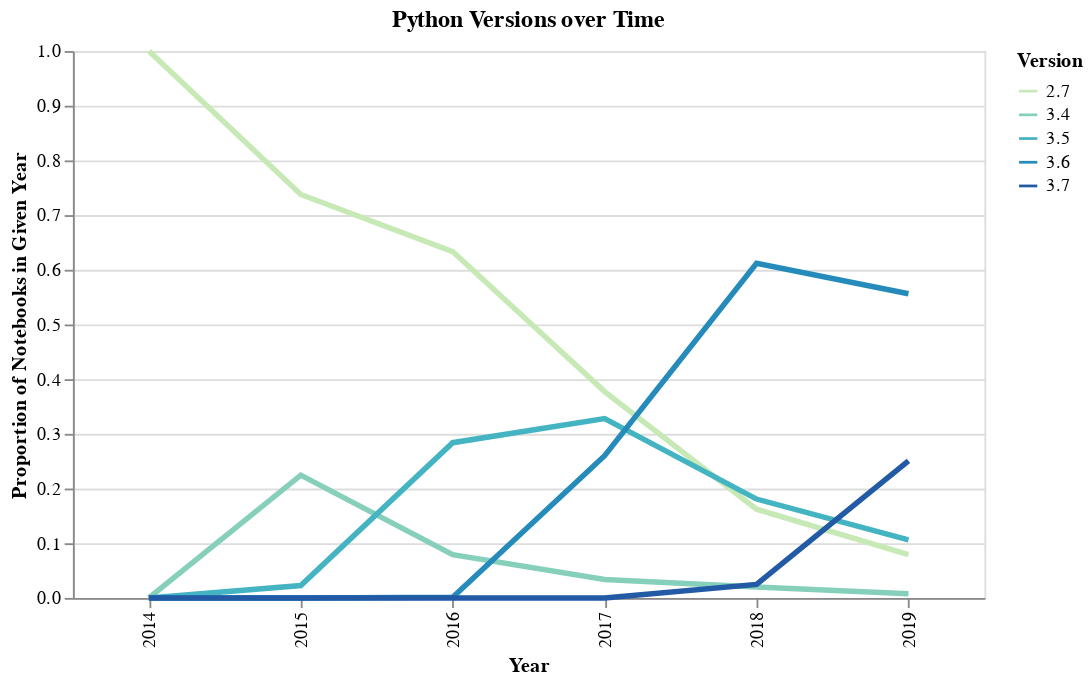

The notebook cell saved with this chart:
### Code cell
alt.Chart(all_counts, width = 500, title = "Python Versions over Time").mark_line(strokeWidth=3).encode(
    alt.X('year:O', title='Year'),
    alt.Y('prop', title='Proportion of Notebooks in Given Year'),
    alt.Color('version:O', scale=alt.Scale(scheme='yellowgreenblue'), title = 'Version')
)

### Figure 1 — Vega-Lite specification as saved in the notebook (floating-point values rounded to 4 significant figures)
{"$schema": "https://vega.github.io/schema/vega-lite/v3.3.0.json", "config": {"mark": {"tooltip": null}, "view": {"height": 300, "width": 400}}, "data": {"name": "data-4e484e2f034a03395c0ddb8f761789dc"}, "datasets": {"data-4e484e2f034a03395c0ddb8f761789dc": [{"count": 1, "prop": 1, "python_version": 2.7, "total": 1, "version": 2.7, "year": 2014}, {"count": 391, "prop": 0.7377, "python_version": 2.7, "total": 530, "version": 2.7, "year": 2015}, {"count": 1691, "prop": 0.6333, "python_version": 2.7, "total": 2670, "version": 2.7, "year": 2016}, {"count": 3018, "prop": 0.3773, "python_version": 2.7, "total": 7998, "version": 2.7, "year": 2017}, {"count": 3000, "prop": 0.1624, "python_version": 2.7, "total": 18478, "version": 2.7, "year": 2018}, {"count": 1798, "prop": 0.07924, "python_version": 2.7, "total": 22691, "version": 2.7, "year": 2019}, {"count": 0, "prop": 0, "python_version": null, "total": null, "version": 3.4, "year": 2014}, {"count": 119, "prop": 0.2245, "python_version": 3.4, "total": 530, "version": 3.4, "year": 2015}, {"count": 211, "prop": 0.07903, "python_version": 3.4, "total": 2670, "version": 3.4, "year": 2016}, {"count": 270, "prop": 0.03376, "python_version": 3.4, "total": 7998, "version": 3.4, "year": 2017}, {"count": 370, "prop": 0.02002, "python_version": 3.4, "total": 18478, "version": 3.4, "year": 2018}, {"count": 172, "prop": 0.00758, "python_version": 3.4, "total": 22691, "version": 3.4, "year": 2019}, {"count": 0, "prop": 0, "python_version": null, "total": null, "version": 3.5, "year": 2014}, {"count": 12, "prop": 0.02264, "python_version": 3.5, "total": 530, "version": 3.5, "year": 2015}, {"count": 758, "prop": 0.2839, "python_version": 3.5, "total": 2670, "version": 3.5, "year": 2016}, {"count": 2623, "prop": 0.328, "python_version": 3.5, "total": 7998, "version": 3.5, "year": 2017}, {"count": 3341, "prop": 0.1808, "python_version": 3.5, "total": 18478, "version": 3.5, "year": 2018}, {"count": 2410, "prop": 0.1062, "python_version": 3.5, "total": 22691, "version": 3.5, "year": 2019}, {"count": 0, "prop": 0, "python_version": null, "total": null, "version": 3.6, "year": 2014}, {"count": 0, "prop": 0, "python_version": null, "total": null, "version": 3.6, "year": 2015}, {"count": 3, "prop": 0.001124, "python_version": 3.6, "total": 2670, "version": 3.6, "year": 2016}, {"count": 2081, "prop": 0.2602, "python_version": 3.6, "total": 7998, "version": 3.6, "year": 2017}, {"count": 11304, "prop": 0.6118, "python_version": 3.6, "total": 18478, "version": 3.6, "year": 2018}, {"count": 12620, "prop": 0.5562, "python_version": 3.6, "total": 22691, "version": 3.6, "year": 2019}, {"count": 0, "prop": 0, "python_version": null, "total": null, "version": 3.7, "year": 2014}, {"count": 0, "prop": 0, "python_version": null, "total": null, "version": 3.7, "year": 2015}, {"count": 0, "prop": 0, "python_version": null, "total": null, "version": 3.7, "year": 2016}, {"count": 0, "prop": 0, "python_version": null, "total": null, "version": 3.7, "year": 2017}, {"count": 458, "prop": 0.02479, "python_version": 3.7, "total": 18478, "version": 3.7, "year": 2018}, {"count": 5689, "prop": 0.2507, "python_version": 3.7, "total": 22691, "version": 3.7, "year": 2019}]}, "encoding": {"color": {"field": "version", "scale": {"scheme": "yellowgreenblue"}, "title": "Version", "type": "ordinal"}, "x": {"field": "year", "title": "Year", "type": "ordinal"}, "y": {"field": "prop", "title": "Proportion of Notebooks in Given Year", "type": "quantitative"}}, "mark": {"strokeWidth": 3, "type": "line"}, "title": "Python Versions over Time", "width": 500}
